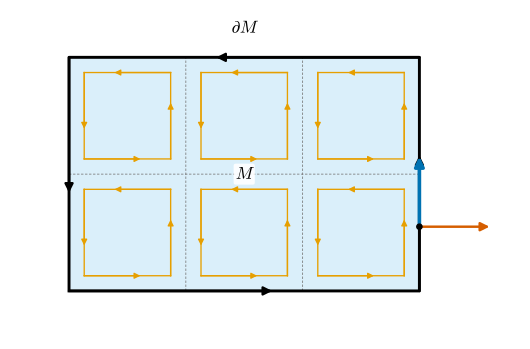

Python code for this plot:
"""Figure 0.7.3: why Stokes's theorem holds — interior edges cancel (Section 0.7). (schematic)

M = the rectangle [0, 3] × [0, 2], cut into 3 × 2 unit cells. Each cell carries its boundary loop with the
counterclockwise (Stokes) orientation, drawn slightly inside the cell. Along every interior edge the two neighbouring
loops run in opposite directions, so their contributions cancel; only the outer boundary ∂M (thick, counterclockwise)
survives. At one boundary point the outward normal (vermilion) and the boundary direction (blue) are drawn:
outward normal first, then the boundary direction, is a positively oriented pair.

Run from the project root: ``PYTHONPATH=tools python3 chapters/00-tour/figures/fig-0-7-3-stokes.py``
"""

import dgfig

dgfig.setup()

import matplotlib.pyplot as plt
import numpy as np
from matplotlib.patches import FancyArrowPatch

C = dgfig.COLORS
LW = dgfig.LW

NX, NY = 3, 2
inset = 0.13


def cell_edges(i, j):
    """oriented edges (start, end) of the boundary of cell [i, i+1] × [j, j+1], counterclockwise"""
    a, b, c, d = (i, j), (i + 1, j), (i + 1, j + 1), (i, j + 1)
    return [(a, b), (b, c), (c, d), (d, a)]


# self-check (§12.1): summing all cell boundaries, interior edges cancel and the outer boundary remains
count = {}
for i in range(NX):
    for j in range(NY):
        for s, e in cell_edges(i, j):
            key = (min(s, e), max(s, e))
            count[key] = count.get(key, 0) + (1 if s < e else -1)
surviving = {k for k, val in count.items() if val != 0}
outer = set()
for i in range(NX):
    outer |= {((i, 0), (i + 1, 0)), ((i, NY), (i + 1, NY))}
for j in range(NY):
    outer |= {((0, j), (0, j + 1)), ((NX, j), (NX, j + 1))}
assert surviving == outer
# the outward normal followed by the boundary direction is positively oriented (det > 0)
nrm, tan = np.array([1.0, 0.0]), np.array([0.0, 1.0])
assert np.linalg.det(np.column_stack([nrm, tan])) > 0

fig, ax = plt.subplots(figsize=(5.6, 3.6))
dgfig.schematic_axes(ax, (-0.55, NX + 0.9), (-0.45, NY + 0.45))
ax.add_patch(plt.Rectangle((0, 0), NX, NY, facecolor=C["region"], alpha=0.22, lw=0))
for i in range(NX + 1):
    ax.plot([i, i], [0, NY], color=C["aux"], lw=0.6, ls=(0, (3, 2)))
for j in range(NY + 1):
    ax.plot([0, NX], [j, j], color=C["aux"], lw=0.6, ls=(0, (3, 2)))


def arrow(p0, p1, color, lw, ms=9, zorder=5):
    ax.add_patch(FancyArrowPatch(p0, p1, arrowstyle="-|>", mutation_scale=ms, color=color, lw=lw,
                                 shrinkA=0, shrinkB=0, zorder=zorder))


for i in range(NX):
    for j in range(NY):
        x0, x1, y0, y1 = i + inset, i + 1 - inset, j + inset, j + 1 - inset
        corners = [(x0, y0), (x1, y0), (x1, y1), (x0, y1), (x0, y0)]
        for (sx, sy), (ex, ey) in zip(corners[:-1], corners[1:]):
            m = (0.35 * sx + 0.65 * ex, 0.35 * sy + 0.65 * ey)
            ax.plot([sx, ex], [sy, ey], color=C["accent"], lw=1.0, zorder=4)
            arrow((sx, sy), m, C["accent"], 1.0)

# outer boundary
P = [(0, 0), (NX, 0), (NX, NY), (0, NY), (0, 0)]
ax.plot(*np.array(P).T, color=C["main"], lw=LW["main"] + 0.4, zorder=6)
for (sx, sy), (ex, ey) in zip(P[:-1], P[1:]):
    m = (0.42 * sx + 0.58 * ex, 0.42 * sy + 0.58 * ey)
    arrow((sx, sy), m, C["main"], LW["main"], ms=13)

q = np.array([NX, 0.55])
arrow(tuple(q), tuple(q + 0.6 * nrm), C["normal"], LW["vector"] + 0.4, ms=13, zorder=8)
arrow(tuple(q), tuple(q + 0.6 * tan), C["tangent"], LW["vector"] + 1.2, ms=14, zorder=8)
ax.plot(*q, "o", color=C["main"], ms=4, zorder=9)
ax.text(1.5, NY + 0.18, r"$\partial M$", fontsize=13, ha="center", va="bottom")
ax.text(1.5, 1.0, r"$M$", fontsize=13, ha="center", va="center", zorder=9,
        bbox=dict(boxstyle="round,pad=0.12", fc="white", ec="none", alpha=0.9))
fig.subplots_adjust(left=0.01, right=0.99, top=0.99, bottom=0.01)
dgfig.save(fig, __file__)
